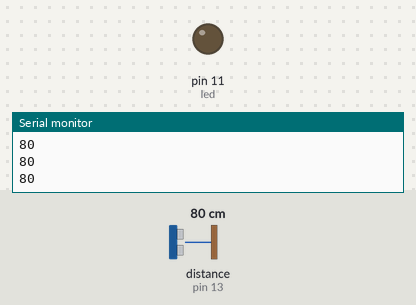
Simulated run of this sketch. Board: Arduino Uno, built with avr-gcc and run on an emulated ATmega328P. Parts: output pins drawn as LEDs (lit = HIGH), the last lines printed to the serial monitor. Wiring (inferred from the names in the program): ultrasonic range finder: trigger pin 12; echo pin 13. Dashed ring = blinking. The test bench sets the inputs (shaded band); at power-on: distance to the obstacle (sensor on pin 13) 80 cm. The echo pulse lasts 58.3 µs per cm; pins used as bus, display or sensor lines are not drawn.

Above: at 1.2 s.
1.3 s: distance to the obstacle (sensor on pin 13) set to 18 cm
2.8 s: distance to the obstacle (sensor on pin 13) set to 14 cm
At 2.94 s:
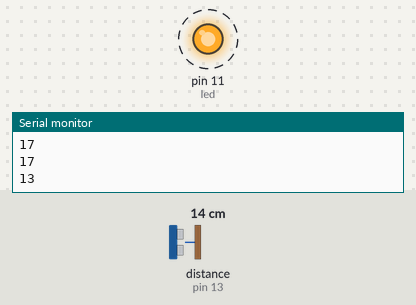
5.8 s: distance to the obstacle (sensor on pin 13) set to 35 cm
At 6.3 s:
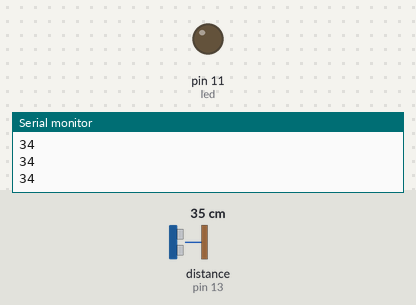
7.4 s: distance to the obstacle (sensor on pin 13) set to 12 cm
At 7.7 s:
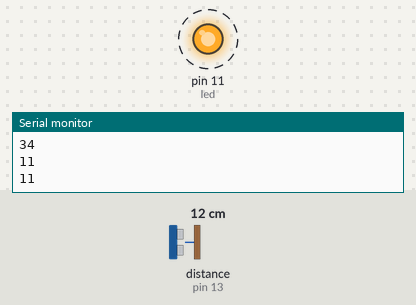
Timing chart, 0 to 11.4 s (numbered marks = the images above; inputs shaded):
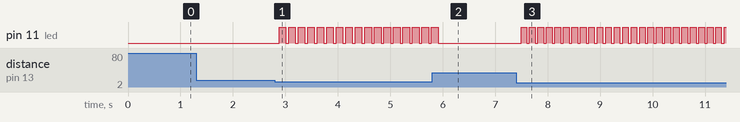

The sketch:

sonic.ino
```cpp
int Echo=13;
int Trig=12;
int led =11;


void setup() {
  // put your setup code here, to run once:

 Serial.begin(9600);
 pinMode(Trig,OUTPUT);
 pinMode(Echo,INPUT);
 pinMode(led,OUTPUT);

}

void loop() {
  // put your main code here, to run repeatedly:

long duracion;
long distancia;

digitalWrite(Trig,LOW);
delayMicroseconds(4);

digitalWrite(Trig,HIGH);
delayMicroseconds(10);

digitalWrite(Trig,LOW);

duracion = pulseIn(Echo,HIGH);
duracion = duracion/2;
distancia = duracion /29;

Serial.println(distancia);

delay(50);

 if(distancia <= 15 && distancia >= 0){

 digitalWrite(led,HIGH);
 delay(distancia*10);
 digitalWrite(led,LOW);

}
 }
```

Measured:
- the behaviour switches between 17 and 16 cm on distance to the obstacle (sensor on pin 13) (found by bisection; images 0 and 1)
- after the input at 2.8 s, pin 11 (led): alternates HIGH for 0.13 s and LOW for 0.05 s, starting after 0.08 s
- after the input at 5.8 s, pin 11 (led): goes on until 5.9 s, then stays LOW
- after the input at 7.4 s, pin 11 (led): alternates HIGH for 0.11 s and LOW for 0.05 s, starting after 0.09 s
